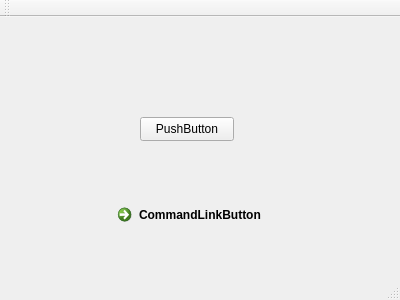
<?xml version="1.0" encoding="UTF-8"?>
<ui version="4.0">
 <class>MainWindow</class>
 <widget class="QMainWindow" name="MainWindow">
  <property name="geometry">
   <rect>
    <x>0</x>
    <y>0</y>
    <width>400</width>
    <height>300</height>
   </rect>
  </property>
  <property name="windowTitle">
   <string>MainWindow</string>
  </property>
  <widget class="QWidget" name="centralWidget">
   <widget class="QPushButton" name="pushButton">
    <property name="geometry">
     <rect>
      <x>140</x>
      <y>100</y>
      <width>94</width>
      <height>24</height>
     </rect>
    </property>
    <property name="text">
     <string>PushButton</string>
    </property>
   </widget>
   <widget class="QCommandLinkButton" name="commandLinkButton">
    <property name="geometry">
     <rect>
      <x>110</x>
      <y>180</y>
      <width>174</width>
      <height>41</height>
     </rect>
    </property>
    <property name="text">
     <string>CommandLinkButton</string>
    </property>
   </widget>
  </widget>
  <widget class="QMenuBar" name="menuBar">
   <property name="geometry">
    <rect>
     <x>0</x>
     <y>0</y>
     <width>400</width>
     <height>21</height>
    </rect>
   </property>
  </widget>
  <widget class="QToolBar" name="mainToolBar">
   <attribute name="toolBarArea">
    <enum>TopToolBarArea</enum>
   </attribute>
   <attribute name="toolBarBreak">
    <bool>false</bool>
   </attribute>
  </widget>
  <widget class="QStatusBar" name="statusBar"/>
 </widget>
 <layoutdefault spacing="6" margin="11"/>
 <resources/>
 <connections/>
</ui>
